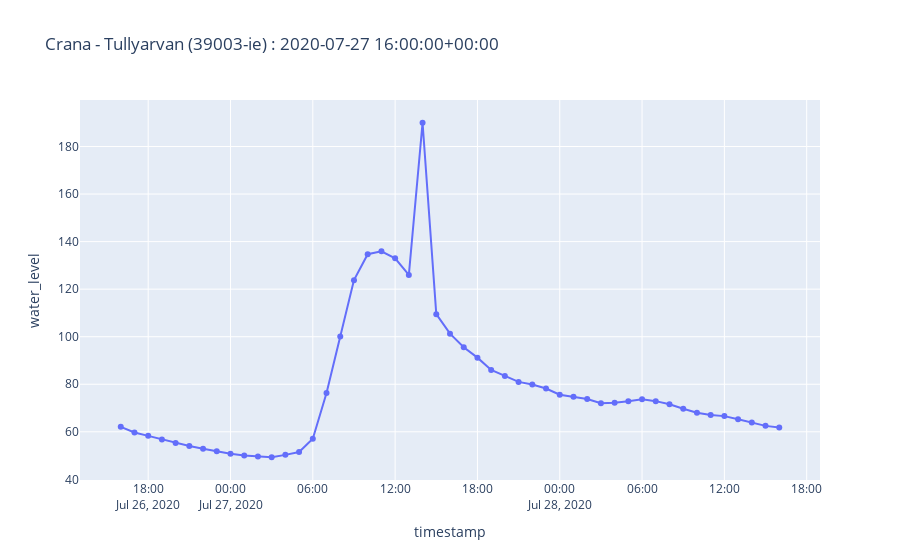
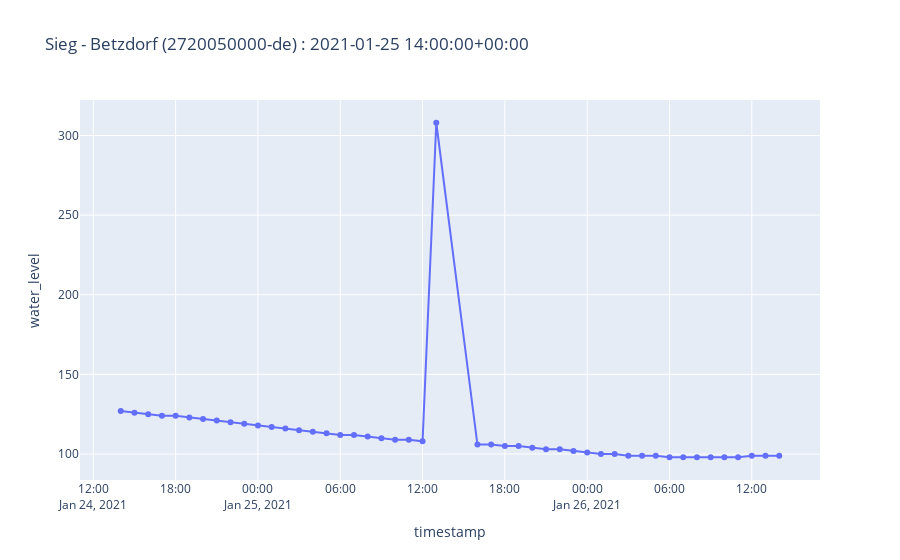
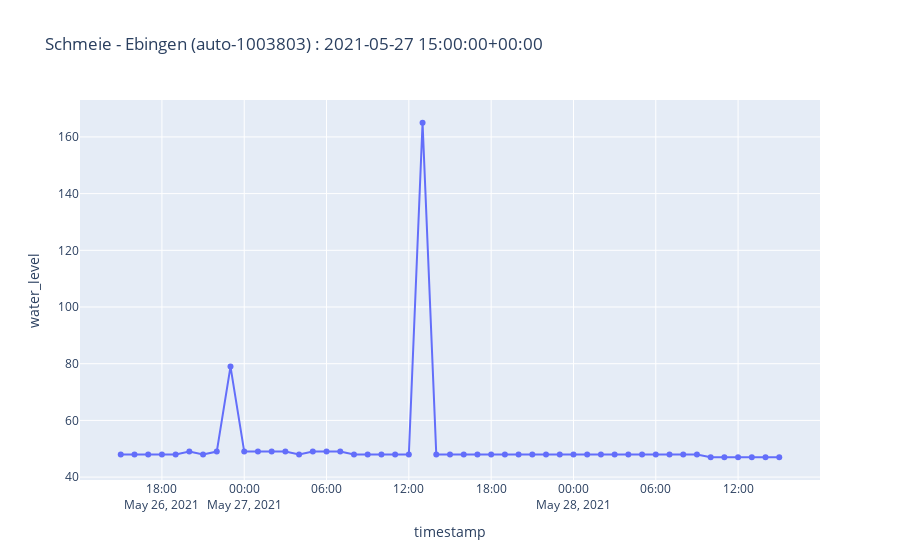
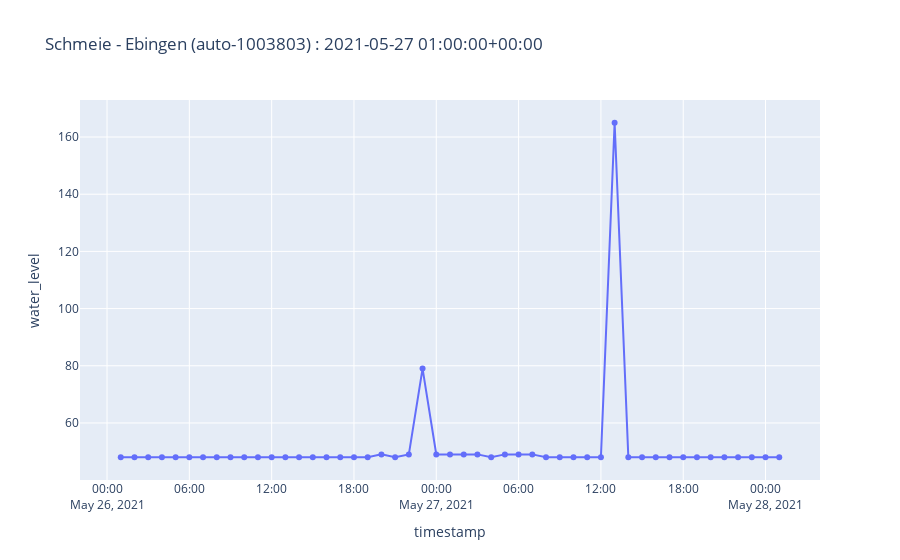

The notebook cell saved with these charts, in order:
### Code cell
for outlier_df in outlier_values_lst:
    fig = px.line(outlier_df, x='timestamp', y='water_level', markers=True, title=f'{outlier_df.iloc[0]["water_name"]} - {outlier_df.iloc[0]["station_name"]} ({outlier_df.iloc[0]["common_id"]}) : {outlier_df.iloc[0]["outlier_timestamp"]}')
    fig.show()
